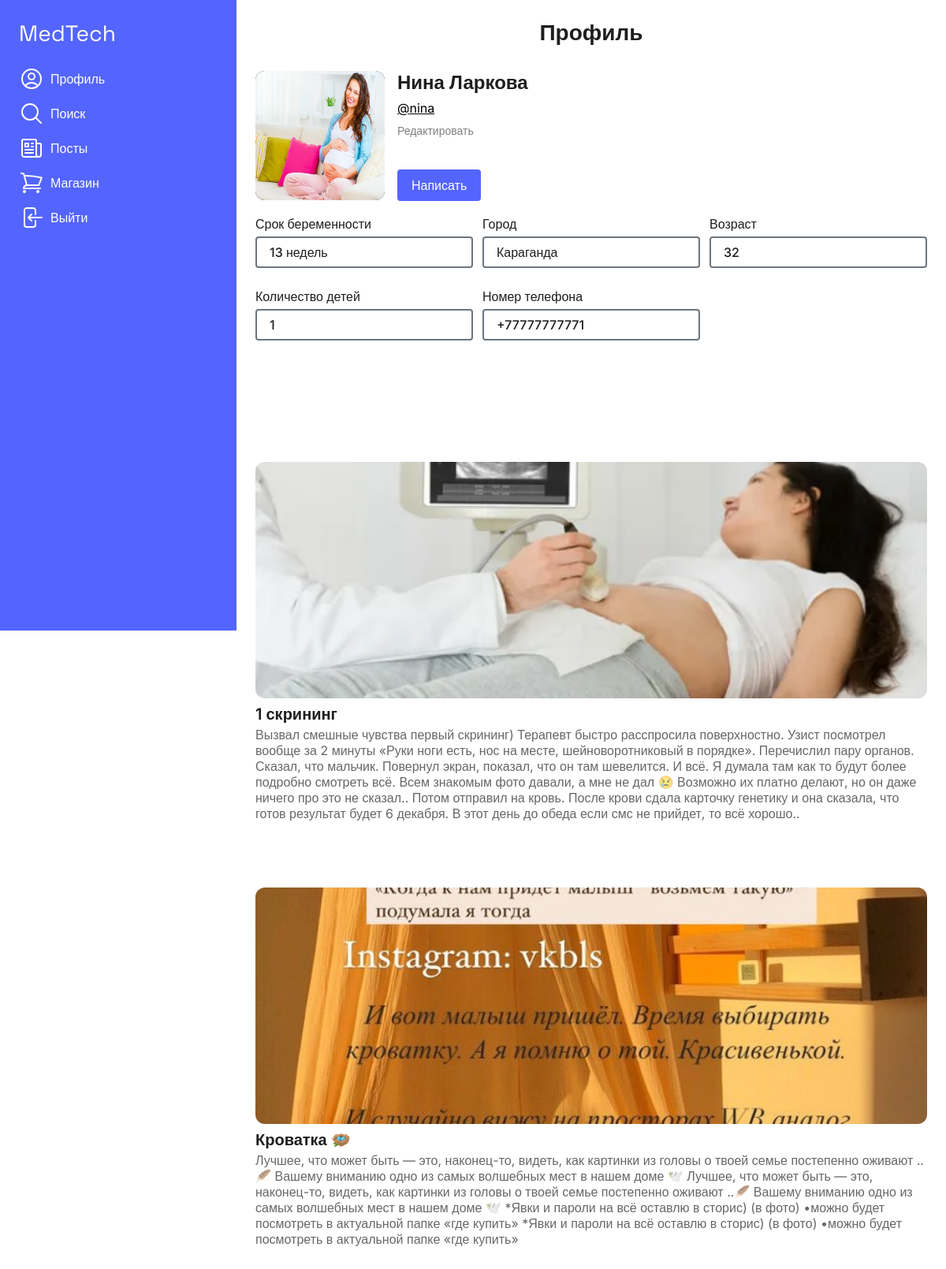
Screenshot of /get_profile/3/ (signed in) with the database file from the repository.
### src/models.py (models this page shows, shortened)
class Mother(models.Model):
    user = models.OneToOneField(User, verbose_name='Пользователь', on_delete=models.CASCADE)
    photo = models.ImageField(verbose_name='Изоброжение профиля')
    first_name = models.CharField(verbose_name='Имя', max_length=124, null=False)
    last_name = models.CharField(verbose_name='Фамилия', max_length=124, null=False)
    weight = models.IntegerField(verbose_name='Вес')
    height = models.IntegerField(verbose_name='Рост')
    gestation_date = models.DateField(verbose_name='Дата беременности', null=False)
    phone_number = PhoneNumberField(null=False, blank=False, unique=True)
    city = models.CharField(verbose_name='Город', null=False, max_length=124)
    children_count = models.IntegerField(verbose_name='Количество детей', default=0, null=False)
    birth_date = models.DateField(verbose_name='Возраст', null=True)

class Post(models.Model):
    author = models.ManyToManyField(Mother, verbose_name='Автор')
    photo = models.ImageField(verbose_name='Фото', null=True)
    title = models.CharField(verbose_name='Заголовок', null=False, max_length=254)
    description = models.TextField(verbose_name='Описание', null=False)

### src/views.py (the view)
# urls.py: path('get_profile/<int:id>/', views.get_profile, name='get_profile'),
def get_profile(request: HttpRequest, id: int) -> HttpResponse:
    if not request.user.is_authenticated:
        return redirect(reverse('auth'))
    if request.method == 'GET':
        mother = models.Mother.objects.get(id=id)
        mother.gestation_date = (date.today() - mother.gestation_date).days // 7
        mother.birth_date = (date.today() - mother.birth_date).days // 365
        posts = models.Post.objects.filter(author=mother)
        context = {'title': 'Профиль', 'mother': mother, 'posts': posts}
        return render(request, 'src/profile.html', context=context)

### src/templates/src/profile.html (shortened to what this page needs)
{% extends 'src/post_base.html' %}
{% block 'content' %}
  <div class="content">
    <div class="title">Профиль</div>
    <div class="user-info">
      <div class="col">
        <img class="user-info__photo" src="/media/{{ mother.photo }}" />
      </div>
      <div class="col">
        <div class="user-info__title">{{ mother.first_name }} {{ mother.last_name }}</div>
        <div class="user-info__subtitle">@{{ mother.user }}</div>
        <a href="" class="user-info__edit-link">Редактировать</a>
        <br><br><br>
        <button onclick="location.pathname = `{% url 'chat' id=mother.id %}`" class="btn">Написать</button>
      </div>
    </div>
    <form class="user-table-info">
      <div class="user-table-info__grid">
        <div class="input">
          <label for="password" class="input__label">Срок беременности</label>
          <input readonly type="text" id="password" placeholder="********" class="input__field" name="password" value="{{ mother.gestation_date }} недель"/>
        </div>
        <div class="input">
            <label for="password" class="input__label">Город</label>
            <input readonly type="text" id="password" placeholder="********" class="input__field" name="password" value="{{ mother.city }}"/>
        </div>
        <div class="input">
            <label for="password" class="input__label">Возраст</label>
            <input readonly type="text" id="password" placeholder="********" class="input__field" name="password" value="{{ mother.birth_date }}"/>
        </div>
        <div class="input">
            <label for="password" class="input__label">Количество детей</label>
            <input readonly type="text" id="password" placeholder="********" class="input__field" name="password" value="{{ mother.children_count }}"/>
        </div>
        <div class="input">
            <label for="password" class="input__label">Номер телефона</label>
            <input readonly type="text" id="password" placeholder="********" class="input__field" name="password" value="{{ mother.phone_number }}"/>
        </div>
      </div>
    </form>
      <br><br><br>
      <br><br><br>
      <br>
      {% for post in posts %}
        <div class="post">
            <a href="#">
            <img
                class="post__img"
                src="/media/{{ post.photo }}"
            />
            <div class="post__title">
                {{ post.title }}
            </div>
            <div class="post__desc">
                {{ post.description }}
            </div>
            </a>
        </div>
        <br><br><br>
        {% endfor %}
    </div>
{% endblock %}

### src/static/src/css/auth.css (style rules this page uses)
* { box-sizing: border-box; margin: 0; padding: 0; font-family: "Inter", sans-serif; font-size: 1rem; }
input { outline: none; }
button { outline: none; border: none; background: none; }
.title { text-align: center; font-weight: 600; font-size: 1.75rem; margin-bottom: 1.5rem; }

### src/static/src/css/style.css (style rules this page uses)
* { margin: 0; font: 16px "Inter", sans-serif; box-sizing: border-box; }
.btn { padding: 6px 10px; background: #fff; border-radius: 4px; border: 2px solid #fff; font-weight: 500; color: #5465ff; }
.input { display: flex; flex-direction: column; margin-bottom: 14px; }
.input__label { font-weight: 500; margin-bottom: 6px; color: #1e1e1e; }
.input__field { padding: 8px 16px; border: 2px solid #6c757d; background: #fff; border-radius: 4px; font-weight: 500; outline: none; transition: 200ms ease; color: #1e1e1e; }

### src/static/src/css/sidebar.css (style rules this page uses)
* { margin: 0; font: 16px "Inter", sans-serif; box-sizing: border-box; }
a { text-decoration: none; }
body { display: flex; height: 100%; width: 100%; }
.content { padding: 24px; position: absolute; top: 0; right: 0; width: 75%; height: 100vh; }
.post { margin-bottom: 24px; }
.post__img { width: 100%; height: 300px; -o-object-fit: cover; object-fit: cover; border-radius: 12px; }
.post__title { color: #1e1e1e; font-weight: 600; font-size: 20px; margin-top: 4px; margin-bottom: 4px; }
.post__desc { color: rgba(0, 0, 0, 0.6); }

### src/static/src/css/profile.css (style rules this page uses)
* { margin: 0; font: 16px "Inter", sans-serif; box-sizing: border-box; }
a { text-decoration: none; }
body { display: flex; height: 100%; width: 100%; }
.content { padding: 24px 56px 56px 56px; position: absolute; top: 0; right: 0; width: 75%; height: 100vh; }
.title { text-align: center; font-weight: 700; font-size: 28px; color: #1e1e1e; margin-bottom: 32px; }
.user-info { display: flex; margin-bottom: 16px; }
.user-info__photo { width: 164px; height: 164px; background: #000; border-radius: 12px; margin-right: 16px; }
.user-info__title { font-weight: 600; font-size: 24px; color: #1e1e1e; }
.user-info__subtitle { text-decoration: underline; margin-bottom: 8px; margin-top: 8px; cursor: pointer; }
.user-info__edit-link { font-size: 14px; cursor: pointer; color: rgba(0, 0, 0, 0.5); }
.user-table-info__grid { display: grid; grid-template-columns: repeat(3, 1fr); gap: 12px; }
.input { display: flex; flex-direction: column; margin-bottom: 14px; width: min(300px, 100%); }
.input__label { font-weight: 500; margin-bottom: 6px; color: #1e1e1e; }
.input__field { padding: 8px 16px; border: 2px solid #6c757d; background: #fff; border-radius: 4px; font-weight: 500; outline: none; transition: 200ms ease; color: #1e1e1e; width: inherit; }
.btn { padding: 6px 10px; background: #fff; border-radius: 4px; border: 2px solid #fff; font-weight: 500; color: #5465ff; }

### src/static/src/css/chat.css (style rules this page uses)
* { margin: 0; font: 16px "Inter", sans-serif; box-sizing: border-box; }
a { text-decoration: none; }
body { display: flex; height: 100%; width: 100%; }
.content { padding: 24px; position: absolute; top: 0; right: 0; width: 75%; height: 100vh; }

### src/static/src/css/search.css (style rules this page uses)
* { margin: 0; font: 16px "Inter", sans-serif; box-sizing: border-box; }
a { text-decoration: none; }
body { display: flex; height: 100%; width: 100%; }
.content { padding: 24px; position: absolute; top: 0; right: 0; width: 75%; height: 100vh; }
.btn { display: flex; justify-content: flex-end; background: #5465ff; color: #fff; width: -webkit-fit-content; width: -moz-fit-content; width: fit-content; padding: 8px 16px; border-radius: 4px; border: 2px solid #5465ff; transition: 200ms ease; outline: none; cursor: pointer; }

### rows the page displays
Mother: photo (picture), first_name "Нина", last_name "Ларкова", user "nina", password "13 недель", password "Караганда", password "32", password "1", password "+77777777771"
Post: photo (picture), title "1 скрининг", description "Вызвал смешные чувства первый скрининг) Терапевт быстро расспросила поверхностно. Узист посмотрел вообще за 2 минуты «Руки ноги есть, нос на месте, шейноворотниковый в порядке». Перечислил пару органов. Сказал, что мальчик. Повернул экран, показал, что он там шевелится. И всё. Я думала там как то будут более подробно смотреть всё. Всем знакомым фото давали, а мне не дал 😢 Возможно их платно делают, но он даже ничего про это не сказал.. Потом отправил на кровь. После крови сдала карточку генетику и она сказала, что готов результат будет 6 декабря. В этот день до обеда если смс не прийдет, то всё хорошо.."
Post: photo (picture), title "Кроватка 🪺", description "Лучшее, что может быть — это, наконец-то, видеть, как картинки из головы о твоей семье постепенно оживают ..🪶 Вашему вниманию одно из самых волшебных мест в нашем доме 🕊️ Лучшее, что может быть — это, наконец-то, видеть, как картинки из головы о твоей семье постепенно оживают ..🪶 Вашему вниманию одно из самых волшебных мест в нашем доме 🕊️ *Явки и пароли на всё оставлю в сторис) (в фото) •можно будет посмотреть в актуальной папке «где купить» *Явки и пароли на всё оставлю в сторис) (в фото) •можно будет посмотреть в актуальной папке «где купить»"
